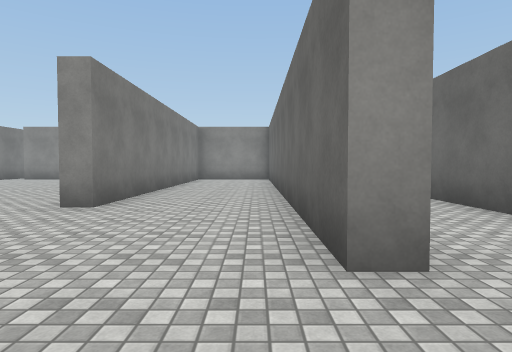
View 1 (above)

24 first-person views from a walk through a Unity game level. The camera is 1.3 m above the floor, tilts 2° down and sees 75° across. The floor is counted in squares, 2 m on a side. Each view is taken from the middle of a square. On the plan, view 1 faces up. The plan holds only what a view shows up to about 10 squares ahead; the rest is blank. The place goes on beyond the plan. The player character is not drawn. Surface patterns are stand-ins for the level's own textures.

View 2
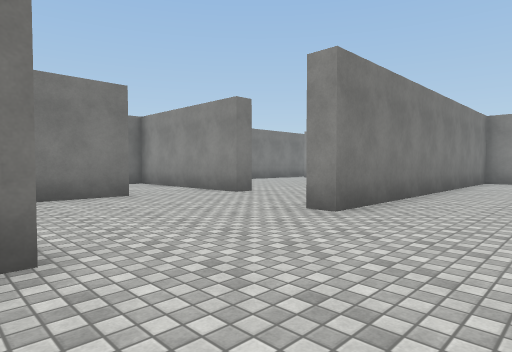

View 3
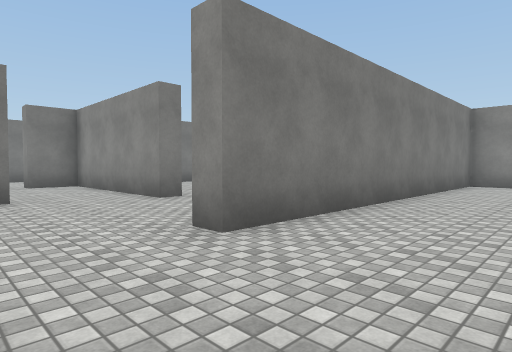

View 4
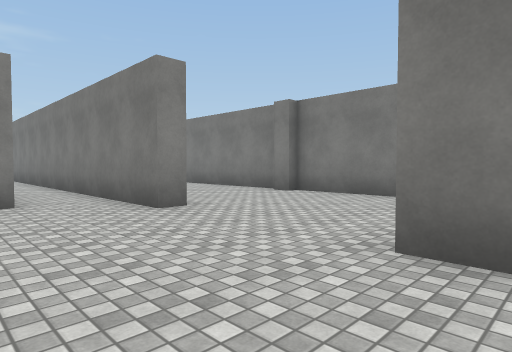

View 5
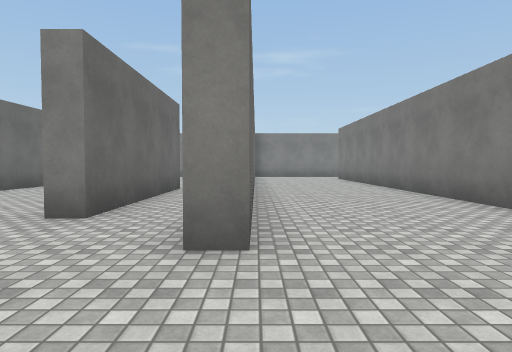

View 6
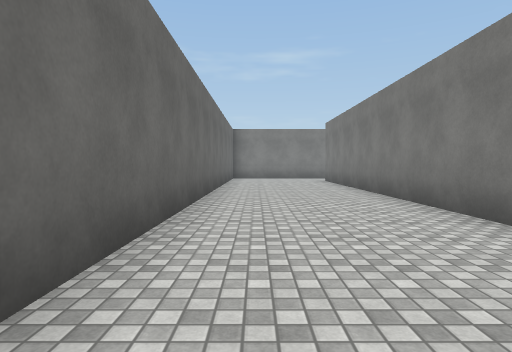

View 7
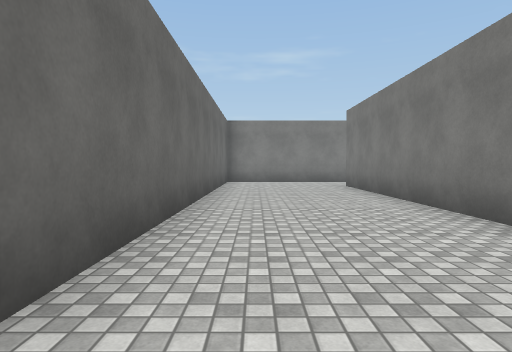

View 8
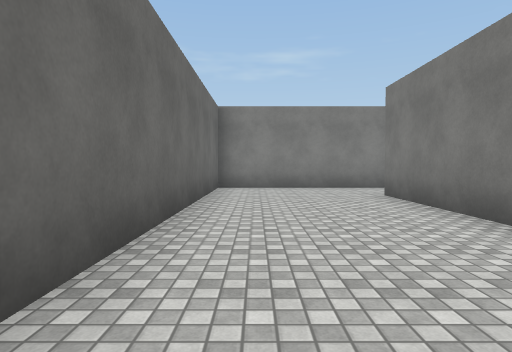

View 9
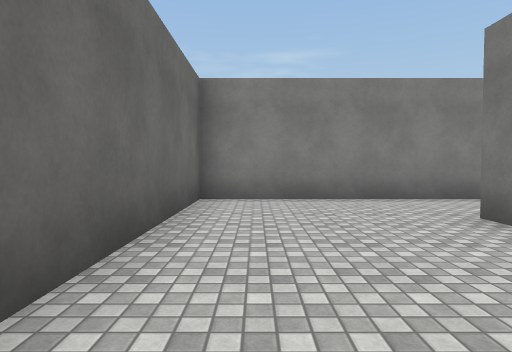

View 10
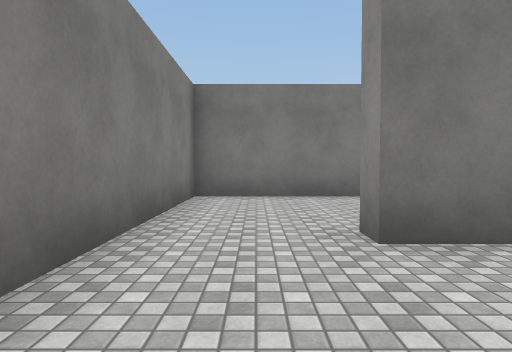

View 11
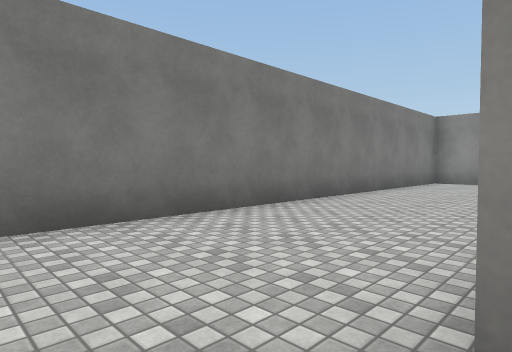

View 12
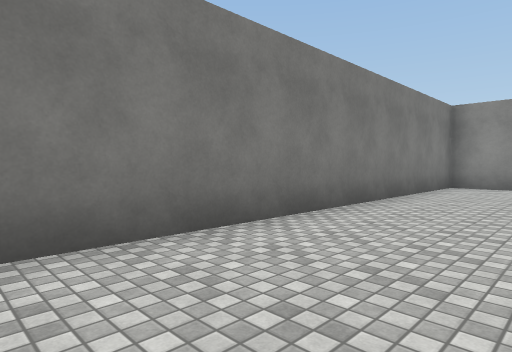

View 13
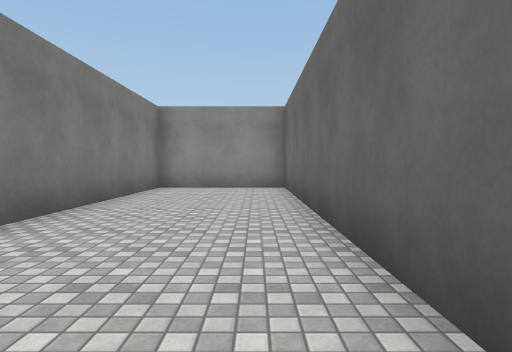

View 14
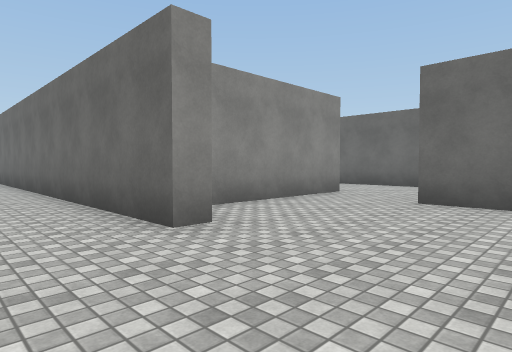

View 15
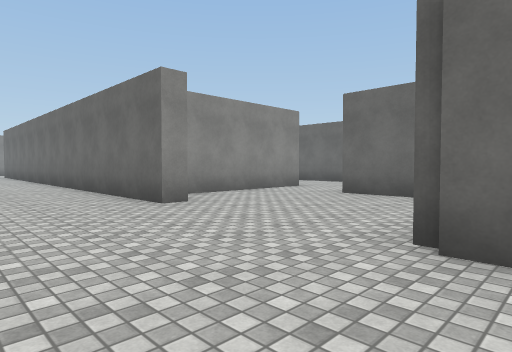

View 16
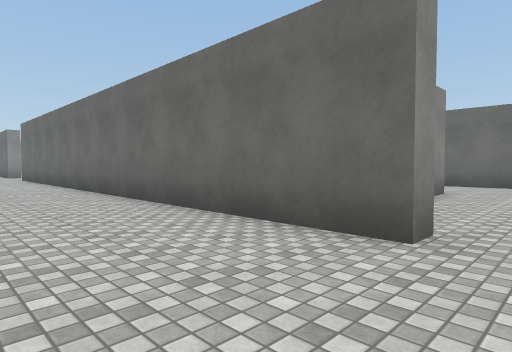

View 17
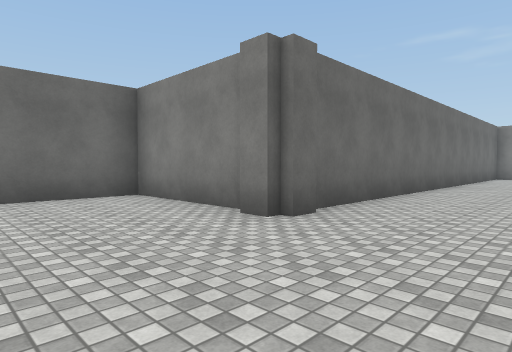

View 18
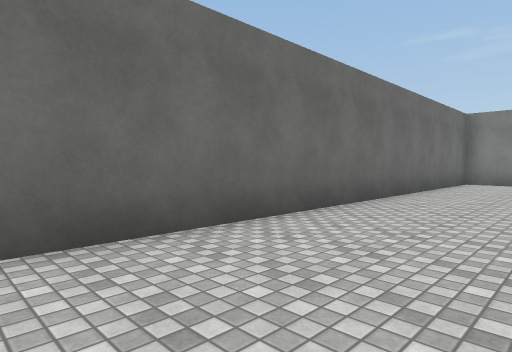

View 19
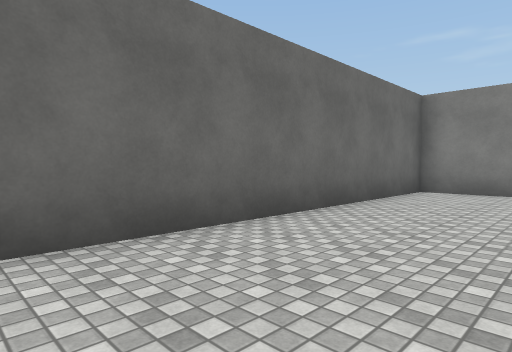

View 20
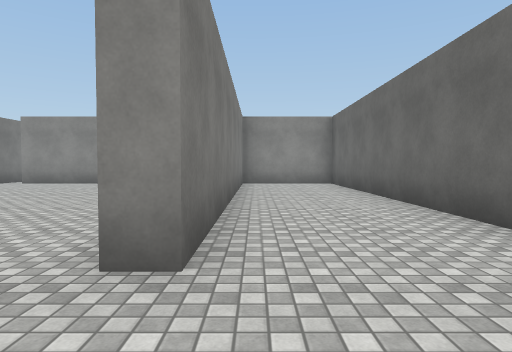

View 21
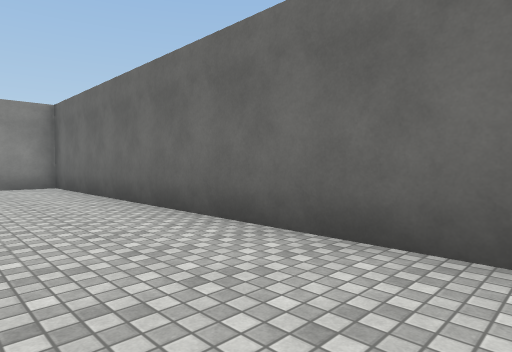

View 22
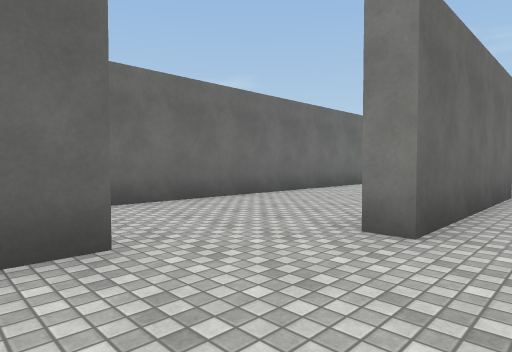

View 23
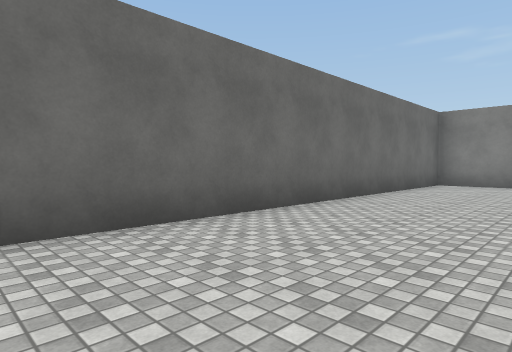

View 24
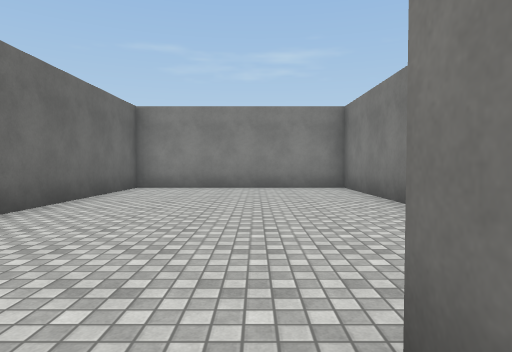

### Floor plan
Points are (right, up) in squares from view 1. A wall is a line through its corners. A room is listed if a view was taken in it or the views show most of it. See-through windows are left out.
Room 1 (views 1, 2, 3, 4, 5, 6, 7, 8, 9, 10, 11, 14, 15, 16, 17, 18, 19, 20, 21, 22)
walls: (-6.4, 0.8) (-6.4, 0.2); (-6.7, 0) (-6.7, -11) (-7.2, -11); (-6.7, 4) (-6.7, 0.8); (-10.5, 0.7) (-7.2, 0.7) (-7.2, 4); (-11.4, 0.1) (-11.4, 1) (-10.6, 1); (-3, 1.5) (-2.4, 1.5) (-2.4, -5.8); (-5.9, 6.8) (-5.9, 6.2) (-10.7, 6.2) (-10.7, 5) (-11.2, 5) (-11.2, 14.5); (-3, 5.4) (-3, 7.1); (0.6, 2) (0.6, 14.2) (-0.1, 14.2); (-1, -5) (-1, 0) (-0.4, 0); (-1.9, 14.2) (-2.4, 14.2) (-2.4, 5) (-3, 5); (-7.5, -13.2) (-3, -13.2) (-3, 1.2); (-13, -13.2) (-11.2, -13.2) (-11.2, 0)
ways out: opening at (-7, -12.5) to room 2; opening at (-2, -5) to room 3; opening at (0, 0) to room 3; opening at (-4.5, 7)
Room 2 (views 12, 13)
walls: (-7.2, -8) (-7.2, 0.3) (-10.7, 0.3) (-10.7, -13.2) (-7.5, -13.2)
ways out: opening at (-7, -12.5) to room 1
Room 3 (views 23, 24)
walls: (-0.5, -4.5) (-0.5, -5); (1.1, 2) (0.6, 2); (-2.4, -9.4) (-2.4, -13.2) (3.3, -13.2) (3.3, 1); (3.3, 4.2) (3.3, 6.4)
ways out: opening at (-2, -5) to room 1; opening at (0, 0) to room 1

Where each view was taken, in squares from view 1:
view 1: 0 up, 0 right, facing up
view 2: 1 up, 0 right, facing up-left
view 3: 3 up, 0 right, facing up-left
view 4: 6 up, 0 right, facing down-left
view 5: 4 up, 3 left, facing down
view 6: 2 up, 4 left, facing down
view 7: 1 down, 4 left, facing down
view 8: 4 down, 4 left, facing down
view 9: 7 down, 4 left, facing down
view 10: 12 down, 4 left, facing left
view 11: 12 down, 7 left, facing up-left
view 12: 10 down, 8 left, facing up-left
view 13: 9 down, 8 left, facing up
view 14: 2 up, 13 left, facing up-right
view 15: 0 up, 14 left, facing up-right
view 16: 4 up, 14 left, facing up-right
view 17: 4 up, 14 left, facing down-right
view 18: 1 down, 14 left, facing down-right
view 19: 5 down, 14 left, facing down-right
view 20: 3 up, 2 left, facing up
view 21: 4 up, 2 left, facing up-right
view 22: 3 up, 2 left, facing down-right
view 23: 2 down, 0 right, facing down-right
view 24: 4 down, 0 right, facing down
